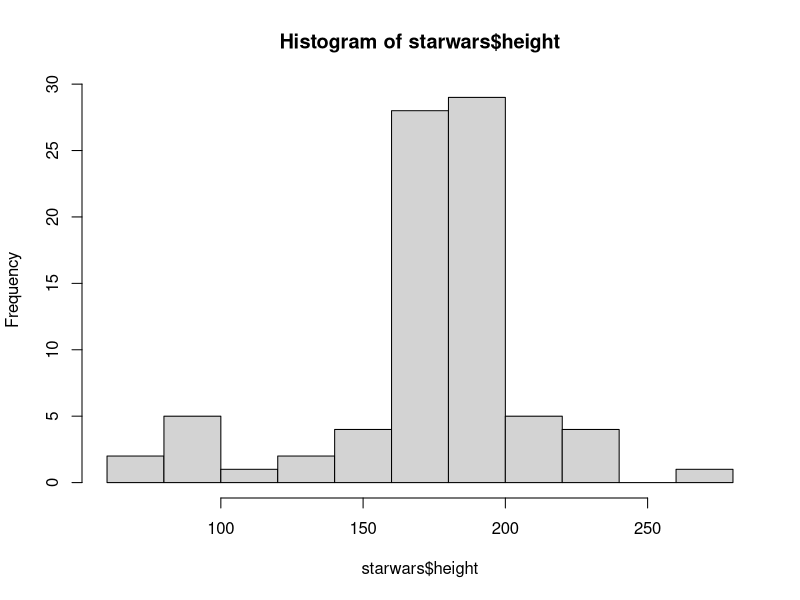
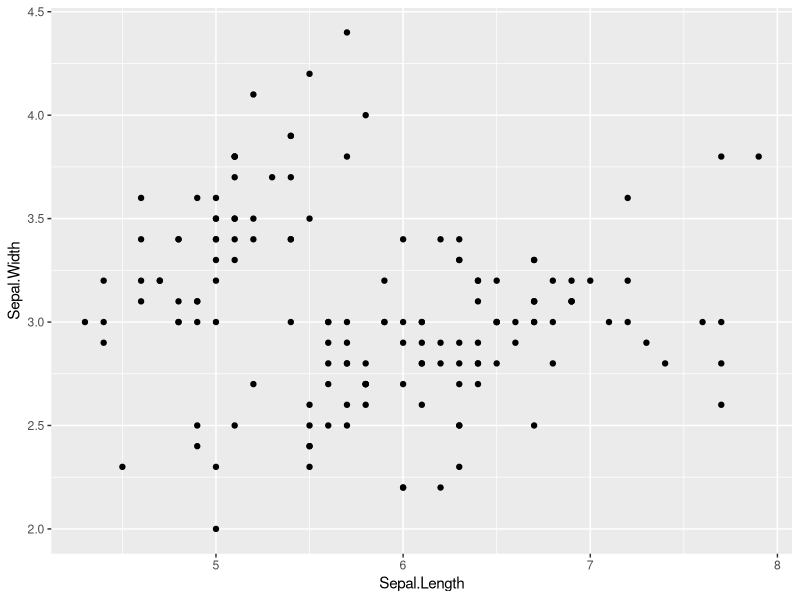
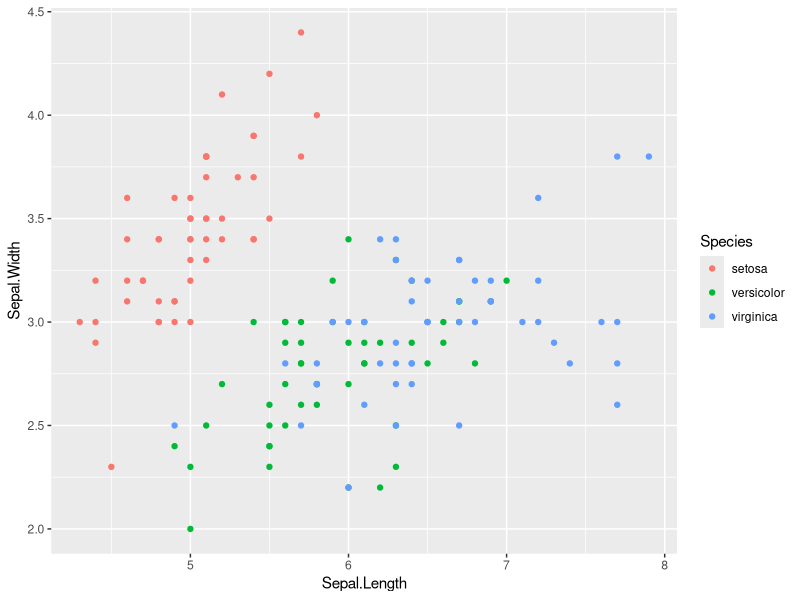
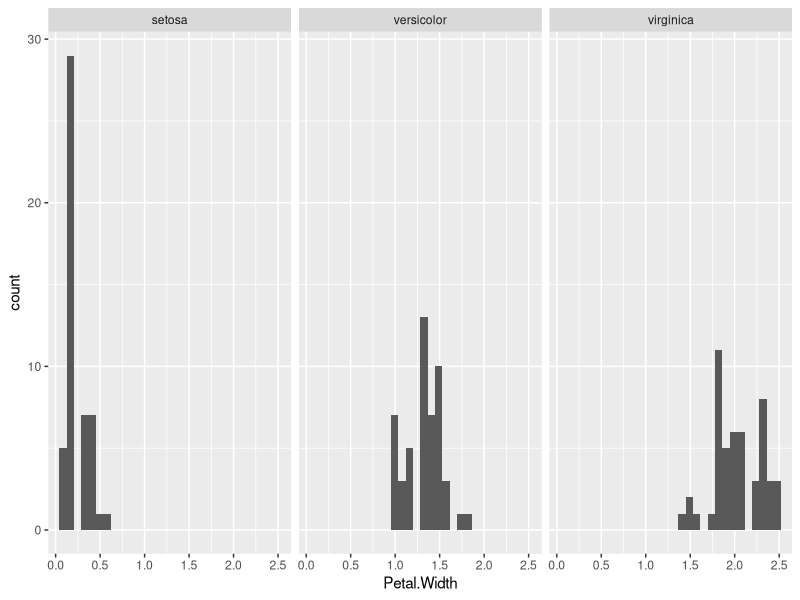
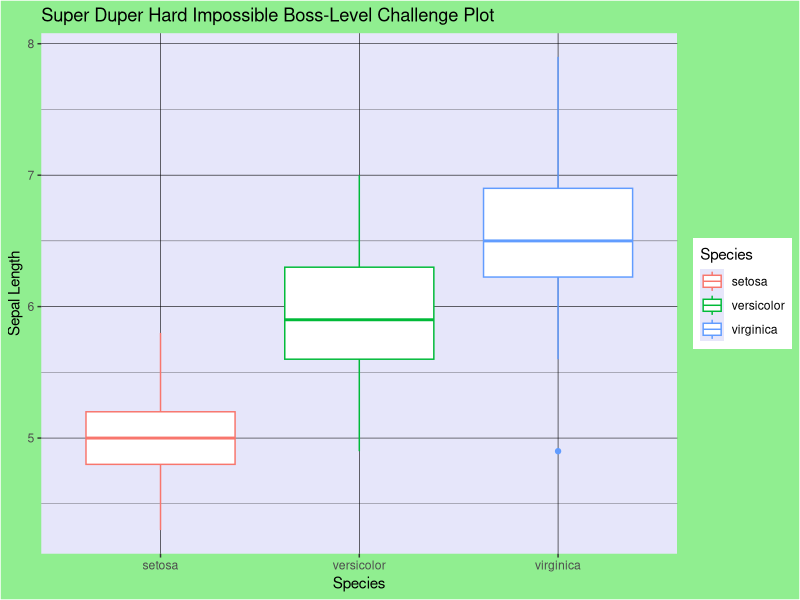

These charts were generated, in order, by the following R code:
## ---- chunk 1
library(tidyverse)
## ---- chunk 2

## ---- chunk 3

## ---- chunk 4

## ---- chunk 5

## ---- chunk 6
starwars <- read.delim("Sessions/beginner_monday/starwars.txt", sep = " ")
## ---- chunk 7
head(starwars)
## ---- chunk 8
starwars_mass <- starwars$mass
## ---- chunk 9
max(starwars$height, na.rm = TRUE)
## ---- chunk 10
starwars_10th_row <- starwars[10,]
## ---- chunk 11
starwars_10th_row[1]

# OR

starwars[10, 1]
## ---- chunk 12
hist(starwars$height)
## ---- chunk 13

## ---- chunk 14

## ---- chunk 15

## ---- chunk 16

## ---- chunk 17

## ---- chunk 18

## ---- chunk 19
ggplot(iris, aes(x = Sepal.Length, y = Sepal.Width)) +
    geom_point()
## ---- chunk 20
ggplot(iris, aes(x = Sepal.Length, y = Sepal.Width, color = Species)) +
    geom_point()
## ---- chunk 21
ggplot(iris, aes(x = Petal.Width)) +
    geom_histogram() +
    facet_wrap("Species")
## ---- chunk 22
ggplot(iris, aes(x = Species, y = Sepal.Length, color = Species)) +
    geom_boxplot() +
    theme(panel.background = element_rect(fill = "lavender"),
          panel.grid = element_line(color = "black", size = 0.2),
          plot.background = element_rect(fill = "lightgreen")) +
    labs(y = "Sepal Length",
         title = "Super Duper Hard Impossible Boss-Level Challenge Plot")
